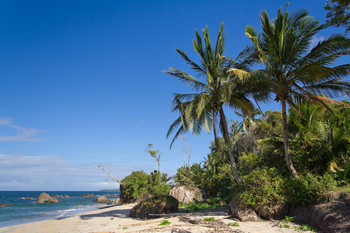
#> input picture images/beach.png, 350 x 233 px
$ python sobel_and_laplacian.py --image ../../images/beach.png   (older library calls are emulated)
#> lines starting #> are read from the running program, lines starting #| are printed output that depends on the picture
import argparse

import numpy as np
import cv2


ap = argparse.ArgumentParser()
ap.add_argument("-i", "--image", required=True, help="Path to the image")
args = vars(ap.parse_args())

image = cv2.imread(args["image"])
#> image is the input picture: shape (233, 350, 3); mean B, G, R 136, 110.4, 78.6
image = cv2.cvtColor(image, cv2.COLOR_BGR2GRAY)
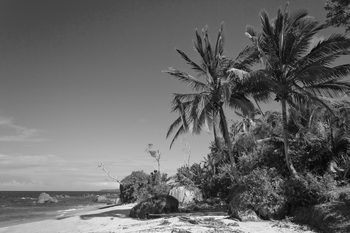
#> image: shape (233, 350); min 3, max 250, mean 103.8
cv2.imshow("Image", image)

# To calculate the gradients of an image it is best not to use uint8 since you will miss some edges

# Calculate gradients using the laplacian method
lap = cv2.Laplacian(image,
                    cv2.CV_64F)  # Convert the image to using 64 bit floats and calculate the gradients afterwards
lap = np.uint8(np.absolute(lap))  # Convert the image back into uint8
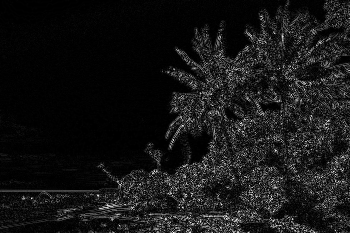
#> lap: shape (233, 350); min 0, max 254, mean 22.3
cv2.imshow("Laplacian", lap)

# Calculate the edges using the Sobel method

# In the Sobel method the gradients are calculated both horizontally and vertically
sobel_x = cv2.Sobel(image, cv2.CV_64F, 1, 0)  # Remember to convert into 64 bit floats
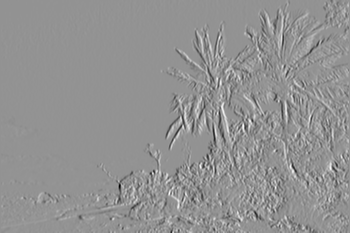
#> sobel_x: shape (233, 350) float64; min -703, max 517, mean -1.1; drawn with min black and max white
sobel_y = cv2.Sobel(image, cv2.CV_64F, 0, 1)
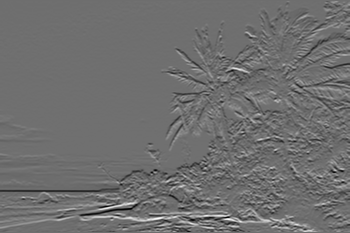
#> sobel_y: shape (233, 350) float64; min -582, max 759, mean 3.5; drawn with min black and max white

sobel_x = np.uint8(np.absolute(sobel_x))  # remember to convert back into 8 bit unsigned integers
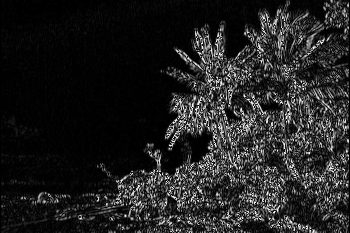
#> sobel_x: shape (233, 350); min 0, max 255, mean 33.7
sobel_y = np.uint8(np.absolute(sobel_y))

sobel_combined = cv2.bitwise_or(sobel_x, sobel_y)  # Combine the two gradients to get a better result
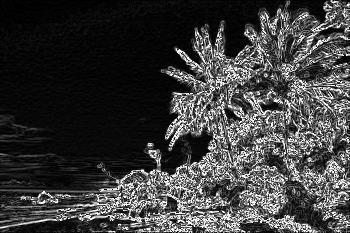
#> sobel_combined: shape (233, 350); min 0, max 255, mean 61.1

sobel = np.hstack([
    sobel_x,
    sobel_y,
    sobel_combined
])
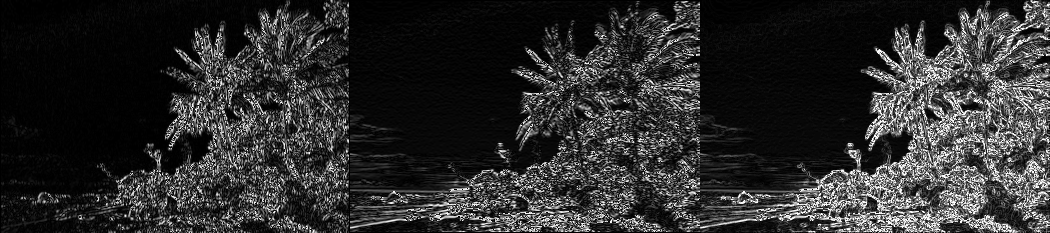
#> sobel: shape (233, 1050); min 0, max 255, mean 44.9

cv2.imshow("Sobel", sobel)

cv2.waitKey(0)

$ run again, on images/messi.png
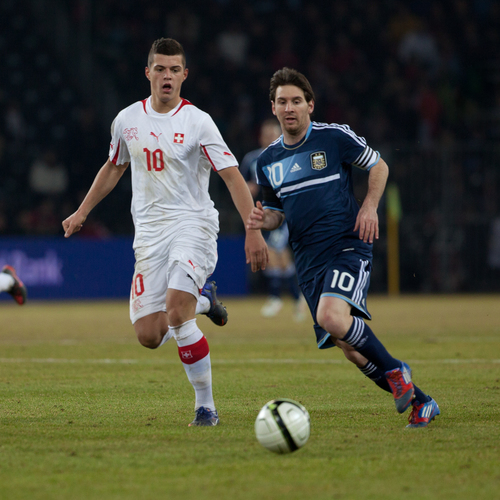
#> input picture images/messi.png, 500 x 500 px
#> image is the input picture: shape (500, 500, 3); mean B, G, R 58.7, 75.7, 74.3
#> image: shape (500, 500)
#> `sobel_combined = cv2.bitwise_or(sobel_x, sobel_y)`:
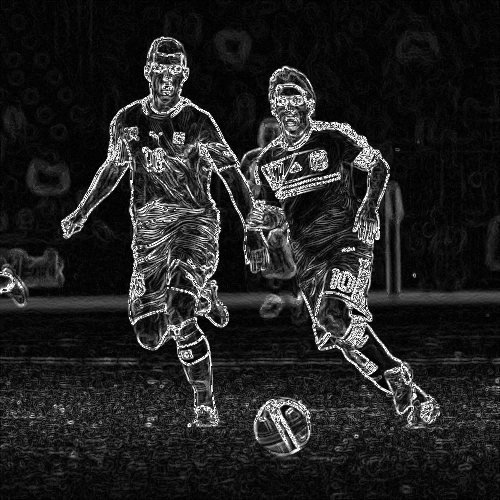
#> sobel_combined: shape (500, 500); min 0, max 255, mean 34.7
#> `sobel = np.hstack([ sobel_x, sobel_y, sobel_combined ])`:
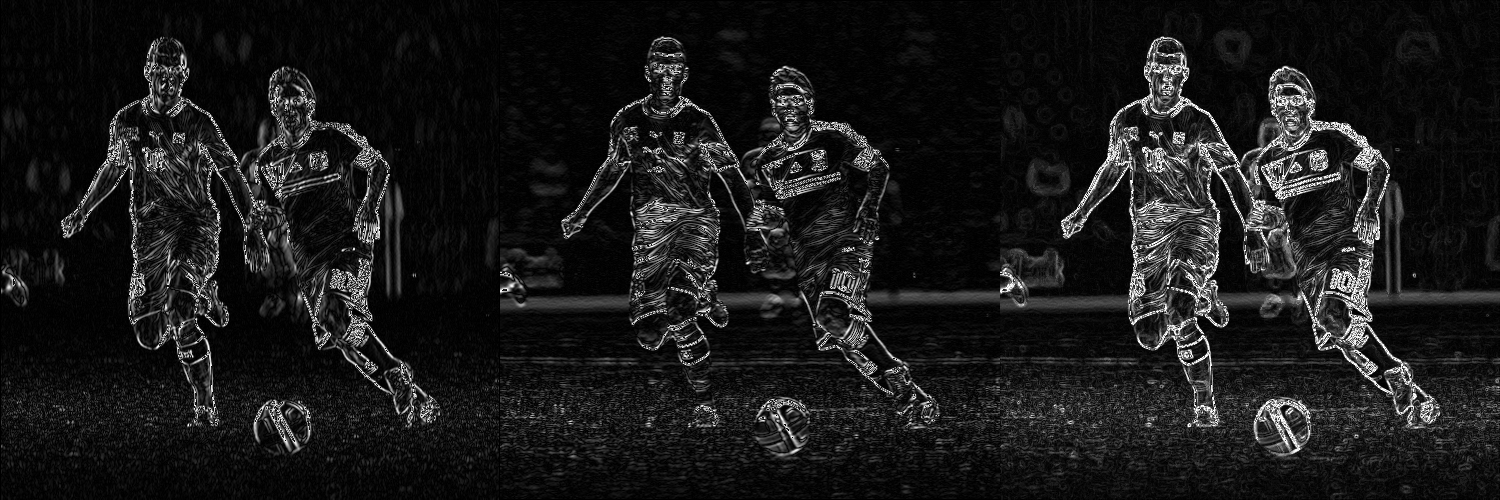
#> sobel: shape (500, 1500); min 0, max 255, mean 25.6

$ run again, on images/messi2.png
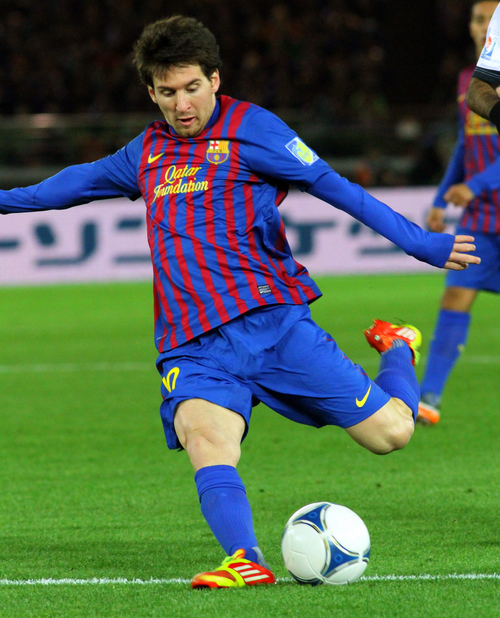
#> input picture images/messi2.png, 500 x 618 px
#> image is the input picture: shape (618, 500, 3); mean B, G, R 78.2, 101.3, 78.3
#> image: shape (618, 500)
#> `sobel_combined = cv2.bitwise_or(sobel_x, sobel_y)`:
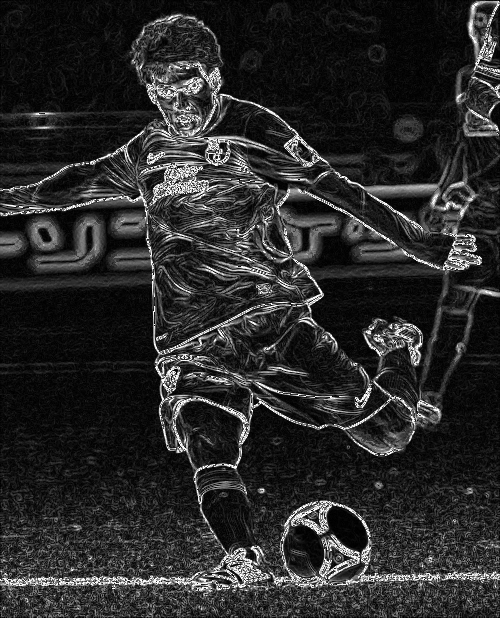
#> sobel_combined: shape (618, 500); min 0, max 255, mean 42.2
#> `sobel = np.hstack([ sobel_x, sobel_y, sobel_combined ])`:
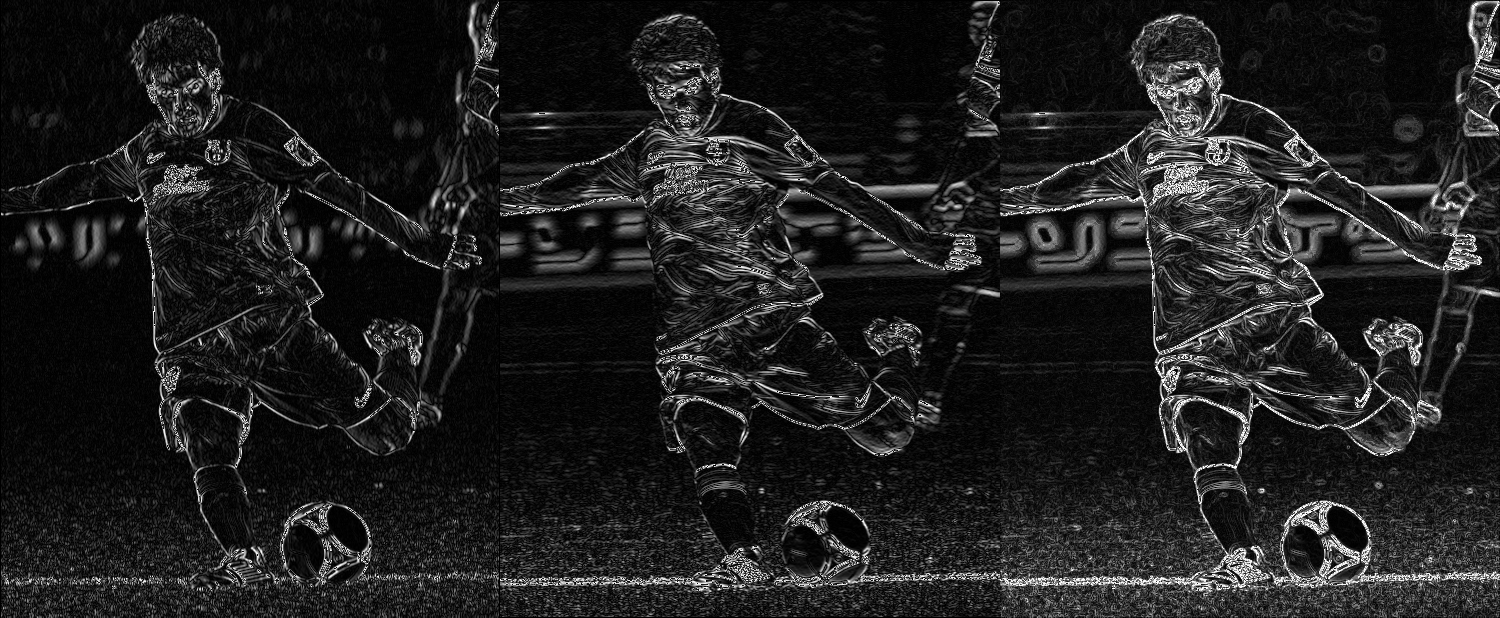
#> sobel: shape (618, 1500); min 0, max 255, mean 31

$ run again, on images/obama.png
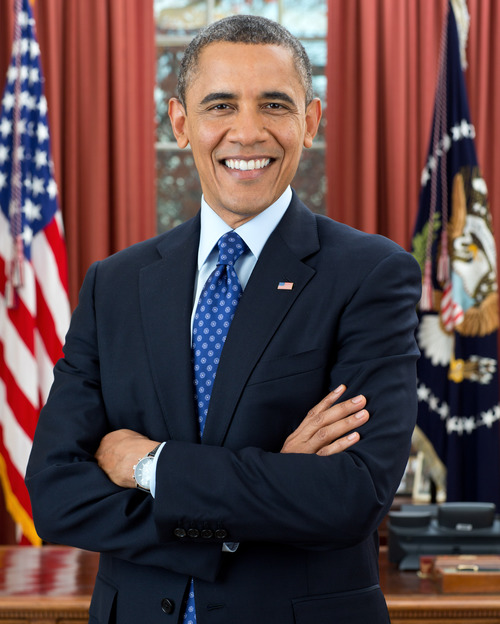
#> input picture images/obama.png, 500 x 624 px
#> image is the input picture: shape (624, 500, 3); mean B, G, R 71.8, 70, 92.6
#> image: shape (624, 500)
#> `sobel = np.hstack([ sobel_x, sobel_y, sobel_combined ])`:
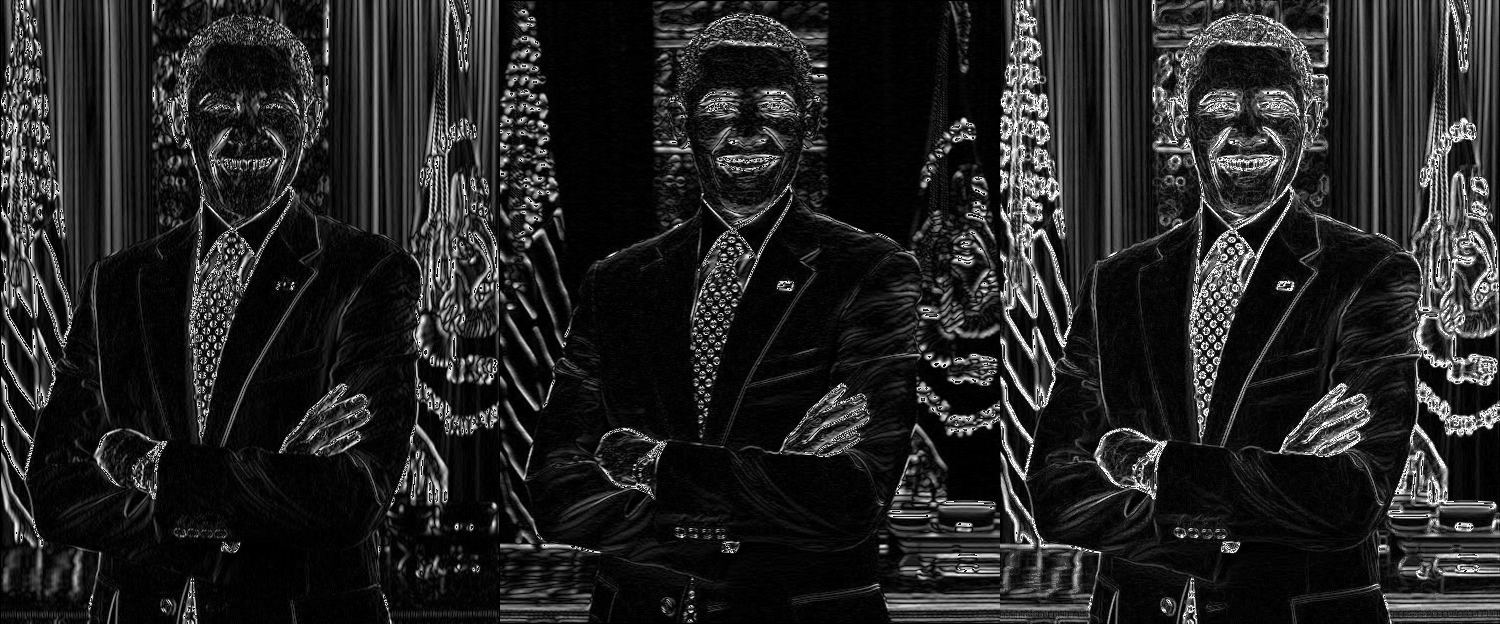
#> sobel: shape (624, 1500); min 0, max 255, mean 35.7
